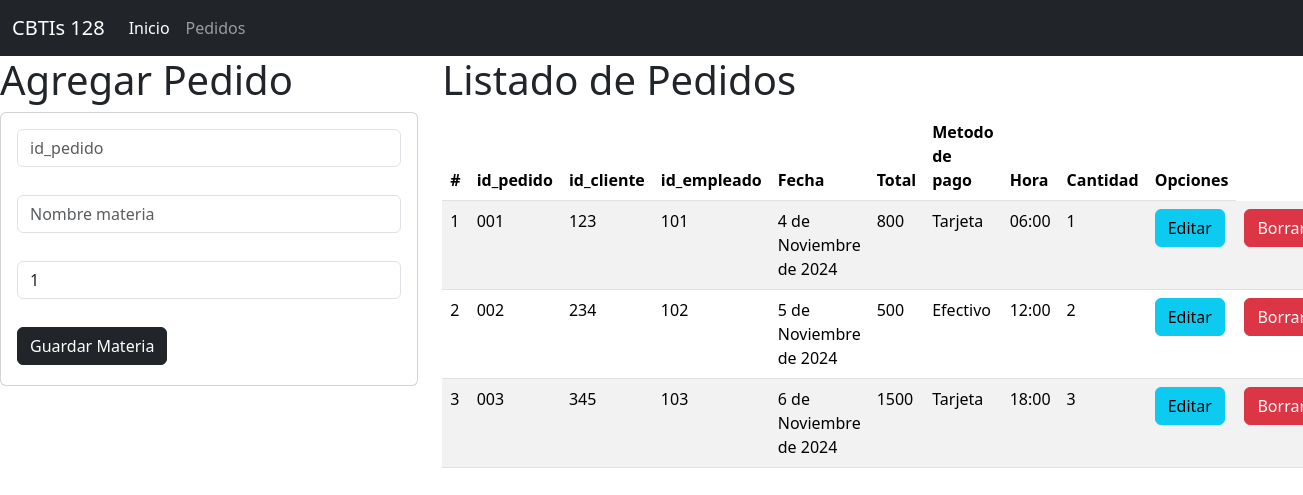
The page / on the database its author committed.
### pedidos_app/models.py (models this page shows, shortened)
class Pedidos(models.Model):
    id_pedido = models.CharField(primary_key=True, max_length=5)
    id_cliente = models.CharField(max_length=5)
    id_empleado = models.CharField(max_length=5)
    fecha = models.DateField(verbose_name="Fecha del pedido", null=False, blank=False)
    total = models.CharField(max_length=1000000)
    metodo_pago= models.CharField(max_length=20)
    horario = models.TimeField(verbose_name="Horario", auto_now=False, auto_now_add=False)
    cantidad = models.CharField(max_length=1000)

### pedidos_app/views.py (the view)
# urls.py: path('',views.inicio_vista, name="inicio_vista"),
def inicio_vista(request):
    lospedidos = Pedidos.objects.all()
    return render(request,"gestionarPedidos.html",{"lospedidos":lospedidos})

### pedidos_app/templates/gestionarPedidos.html
{% extends "base.html" %}
{% block cuerpo %}
<div class="row">
  <div class="col-sm-12 col-md-4 col-lg-4 col-xl-4">
    <h1>Agregar Pedido</h1>
    <div class="card">
      <div class="card-body">
        <form action="registrarPedidos/" method="POST"> {% csrf_token %}
          <div class="form-group">
            <input type="text" id="idpedido" name="idpedido" class="form-control" placeholder="id_pedido" minlenght="1" maxlenght="5" required><br>
          </div>
          <div class="form-group py-1">
            <input type="text" id="txtmateria" name="txtmateria" class="form-control" placeholder="Nombre materia" maxlenght="100" required><br>
          </div>
          <div class="form-group">
            <input type="text" id="numcreditos" name="numcreditos" class="form-control" min="1" max="9" value="1" required><br>
          </div>
          <div class="form-group py-1">
            <button type="submit" class="btn btn-dark">Guardar Materia</button>
          </div>
        </form>
      </div>
    </div>
  </div>
<div class="col-sm-12 col-md-8 col-lg-8 col-xl-8">
  <h1>Listado de Pedidos</h1>
  <table class="table table-striped">
    <thead>
      <tr>
        <th scope="col">#</th>
        <th scope="col">id_pedido</th>
        <th scope="col">id_cliente</th>
        <th scope="col">id_empleado</th>
        <th scope="col">Fecha</th>
        <th scope="col">Total</th>
        <th scope="col">Metodo de pago</th>
        <th scope="col">Hora</th>
        <th scope="col">Cantidad</th>
        <th> Opciones </th>
      </tr>
    </thead>
    <tbody>
      {% for m in lospedidos %}
        <tr>
          <td>{{forloop.counter}}</td>
          <td>{{m.id_pedido}}</td>
          <td>{{m.id_cliente}}</td>
          <td>{{m.id_empleado}}</td>
          <td>{{m.fecha}}</td>
          <td>{{m.total}}</td>
          <td>{{m.metodo_pago}}</td>
          <td>{{m.horario}}</td>
          <td>{{m.cantidad}}</td>
          <td><a href="seleccionarPedidos/{{m.id_pedido}}" class="btn btn-info">Editar</a></td>
          <td><a href="borrarPedidos/{{m.id_pedido}}" class="btn btn-danger">Borrar</a></td>
        </tr>
      {% endfor %}
    </tbody>
  </table>
</div>
</div>
{% endblock %}

### pedidos_app/templates/base.html (shortened to what this page needs)
<!doctype html>
<html lang="es">
<head>
    <link href="https://cdn.jsdelivr.net/npm/bootstrap@5.3.3/dist/css/bootstrap.min.css" rel="stylesheet">
</head>
<body>
    <nav class="navbar navbar-expand-lg bg-dark" data-bs-theme="dark">
        <div class="container-fluid">
            <a class="navbar-brand" href="#">CBTIs 128</a>
            <div class="collapse navbar-collapse" id="navbarNav">
                <ul class="navbar-nav">
                <li class="nav-item">
                    <a class="nav-link active" aria-current="page" href="#">Inicio</a>
                </li>
                <li class="nav-item">
                    <a class="nav-link" href="#">Pedidos</a>
                </li>
                </ul>
            </div>
        </div>
    </nav>
        {% block cuerpo %}
        {% endblock %}
</body>
</html>

### rows shown on the page
Pedidos: id_pedido "001", id_cliente "123", id_empleado "101", fecha "4 de Noviembre de 2024", total "800", metodo_pago "Tarjeta", horario "06:00", cantidad "1"
Pedidos: id_pedido "002", id_cliente "234", id_empleado "102", fecha "5 de Noviembre de 2024", total "500", metodo_pago "Efectivo", horario "12:00", cantidad "2"
Pedidos: id_pedido "003", id_cliente "345", id_empleado "103", fecha "6 de Noviembre de 2024", total "1500", metodo_pago "Tarjeta", horario "18:00", cantidad "3"
